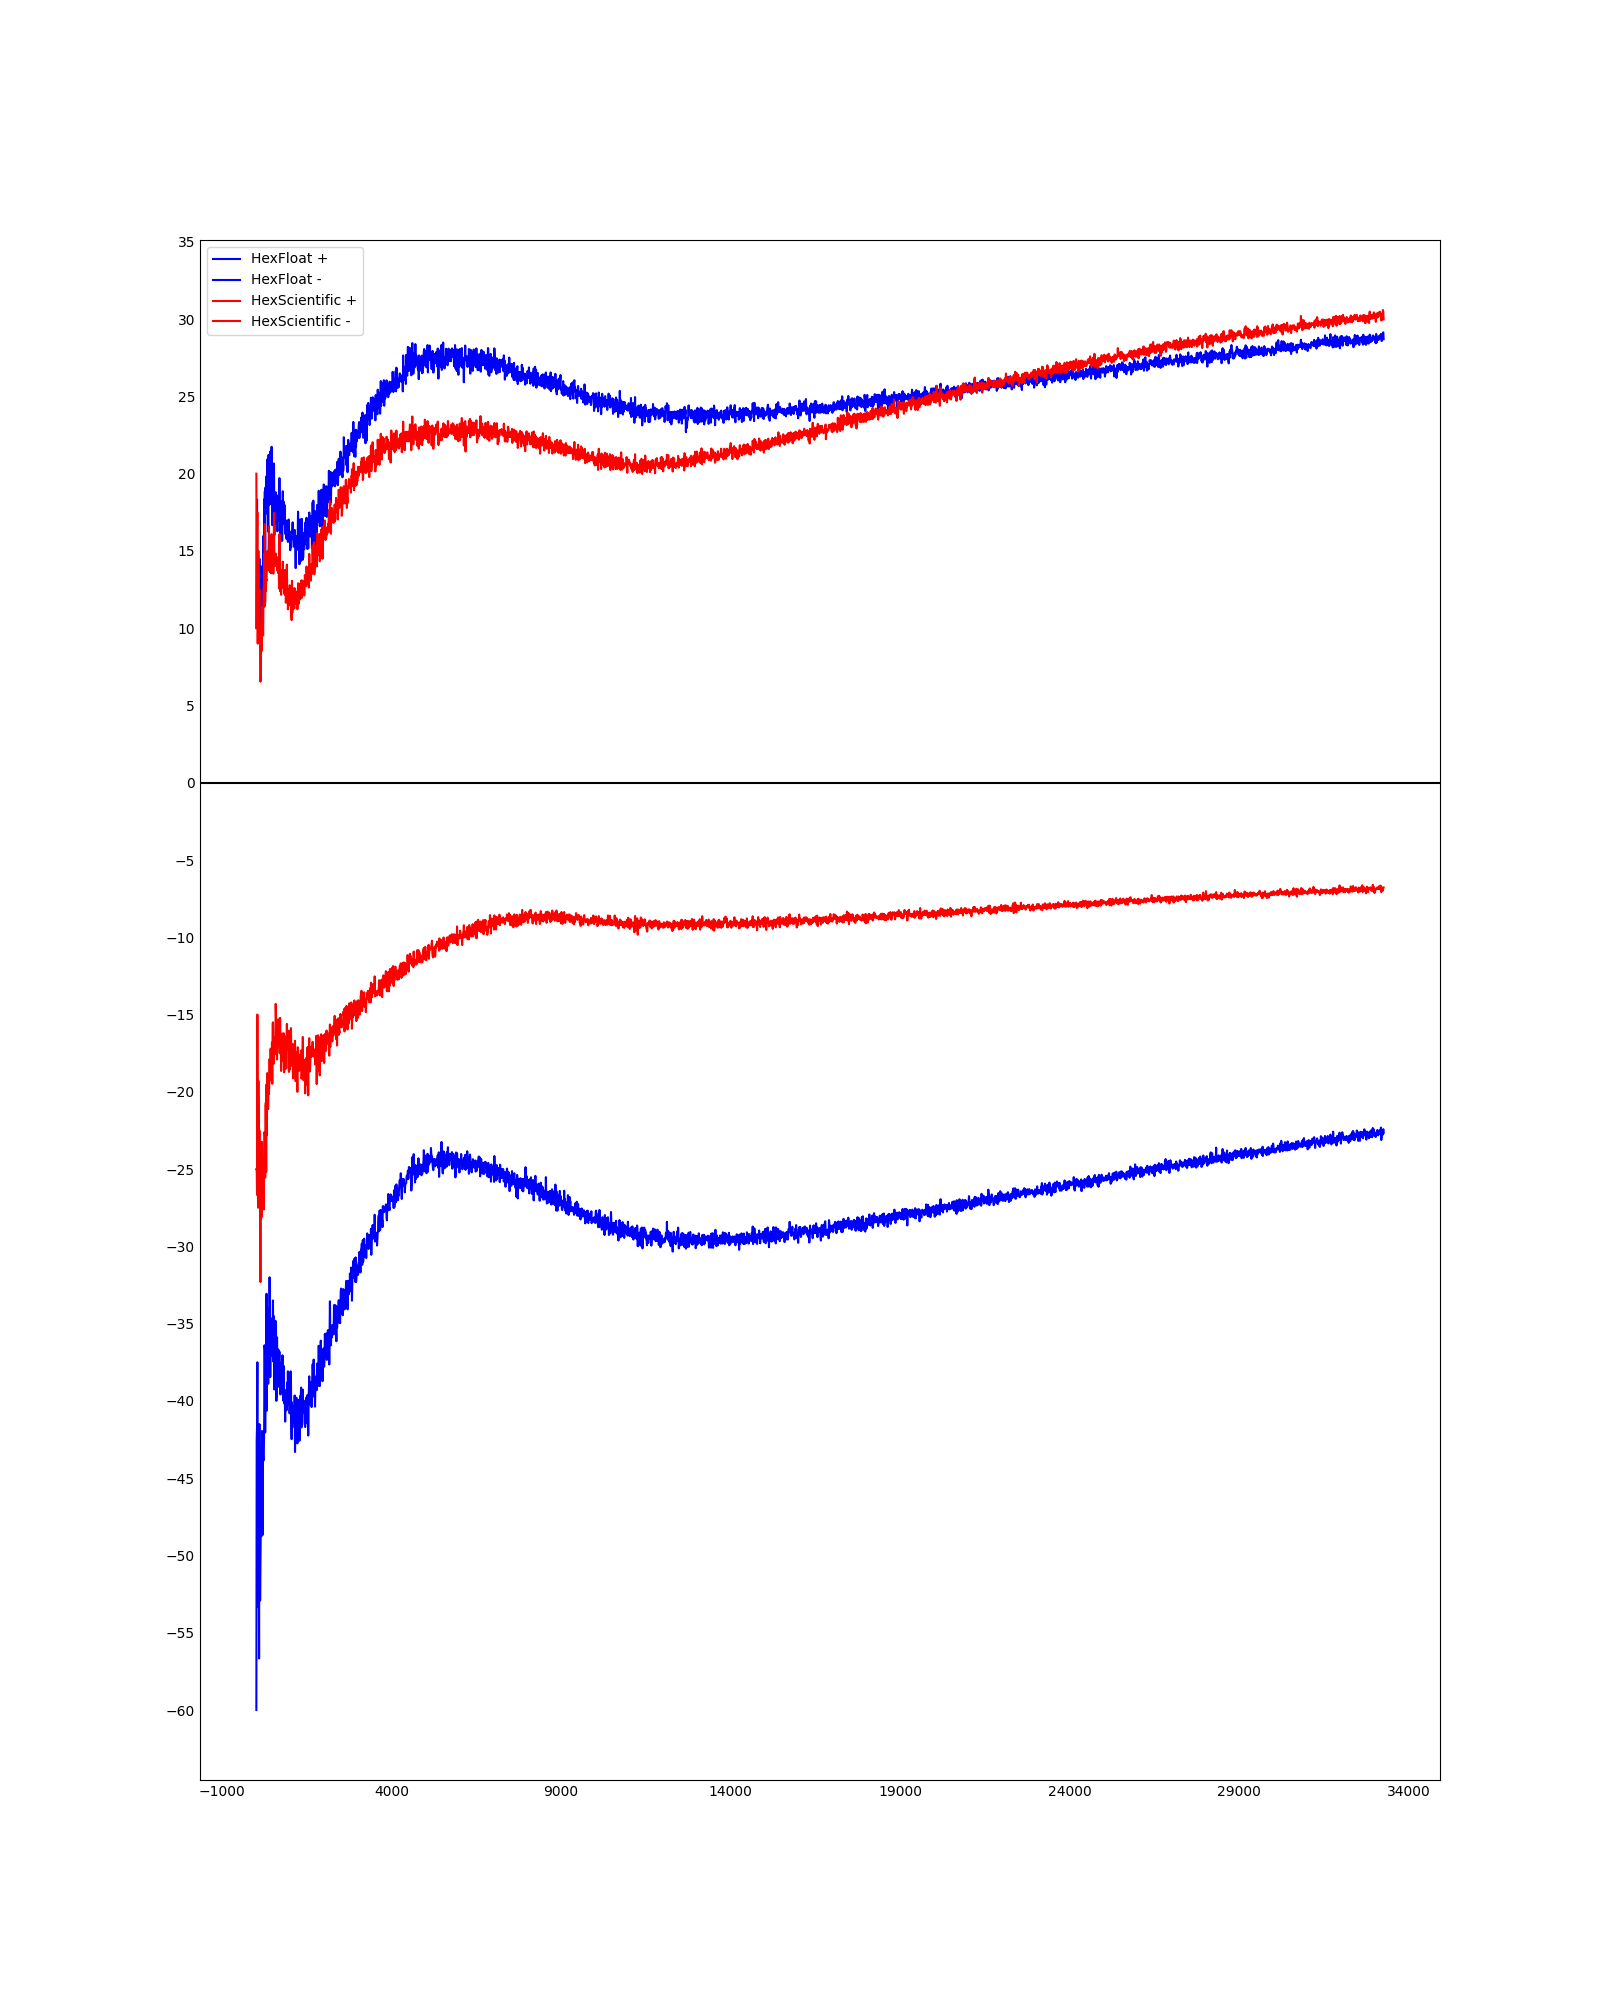

Write Python code to recreate this figure.
import matplotlib.pyplot as plt
import numpy as np
import scipy as sp
from scipy.interpolate import CubicSpline


if __name__ == '__main__':
    inp_data = np.genfromtxt('out_perf.csv', delimiter=',')

    x_range = np.arange(-1000, 35000, 5000)
    y_range = np.arange(-60, 40, 5)

    x_f = inp_data[:, 0]
    y_f1_neg = -inp_data[:, 1]
    y_f1_zero = inp_data[:, 2]
    y_f1_pos = inp_data[:, 3]
    y_f2_neg = -inp_data[:, 4]
    y_f2_zero = inp_data[:, 5]
    y_f2_pos = inp_data[:, 6]

    # DELTA AVERAGE
    # print(np.average(np.abs(y_f1_neg - y_f2_neg)))
    # print(np.average(np.abs(y_f1_pos - y_f2_pos)))

    # TOTAL AVERAGE
    print(np.average(y_f1_neg))
    print(np.average(y_f1_zero))
    print(np.average(y_f1_pos))
    print(np.average(y_f2_neg))
    print(np.average(y_f2_zero))
    print(np.average(y_f2_pos))

    plt.figure(figsize=(16, 20))

    plt.plot(x_f, y_f1_pos, 'b-',
             label='HexFloat +')
    plt.plot(x_f, y_f1_neg, 'b-',
             label='HexFloat -')
    plt.plot(x_f, y_f2_pos, 'r-',
             label='HexScientific +')
    plt.plot(x_f, y_f2_neg, 'r-',
             label='HexScientific -')


    plt.axhline(0, color='black')

    plt.tick_params(axis='both', which='both', length=0)
    plt.yticks(y_range)
    plt.xticks(x_range)

    plt.legend()

    # plt.show()
